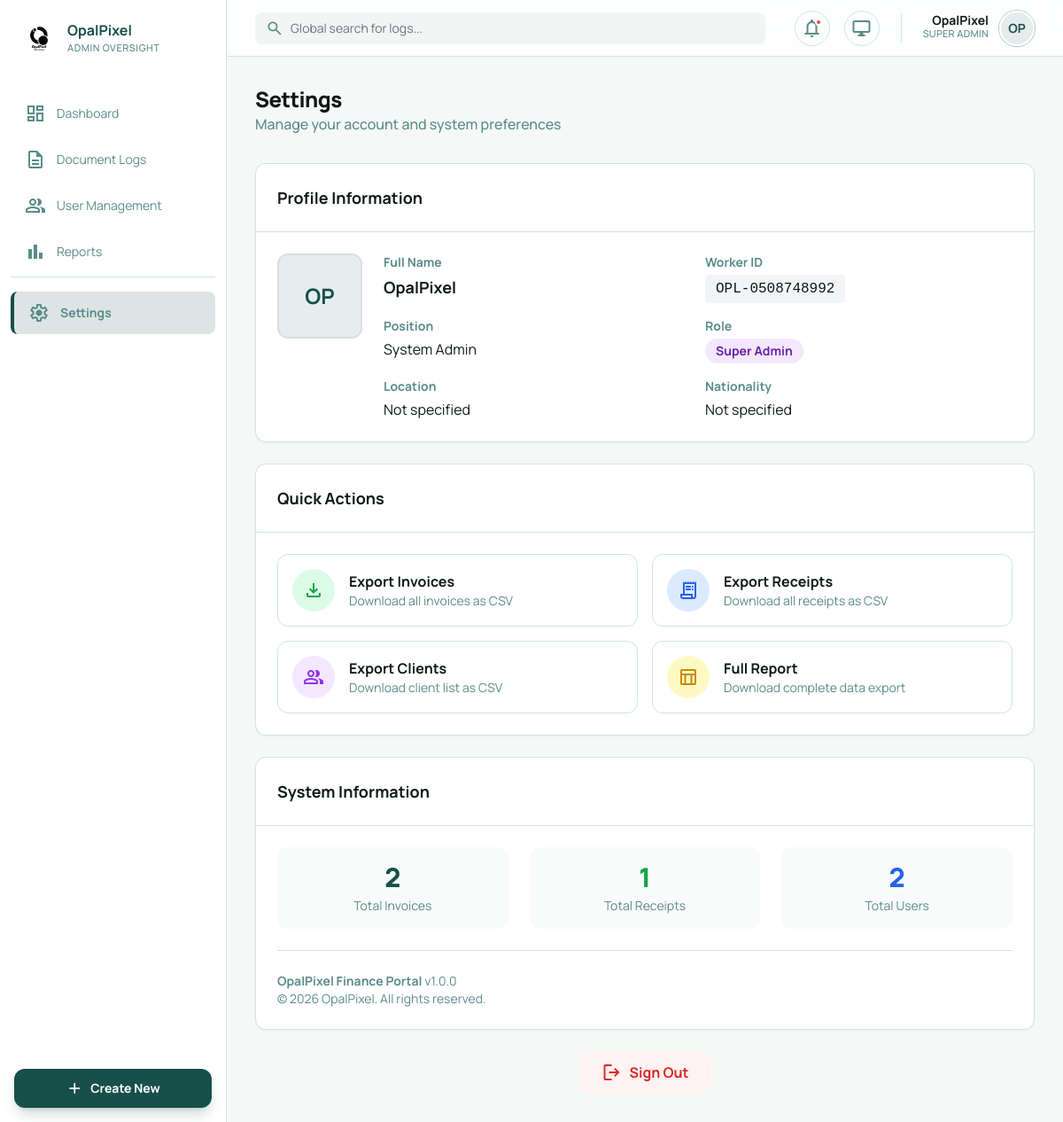
/settings (signed in), run on the app's committed database.
### models.py (models this page shows, shortened)
class User(UserMixin, db.Model):
    id = db.Column(db.Integer, primary_key=True)
    full_name = db.Column(db.String(100), nullable=False)
    worker_id = db.Column(db.String(50), unique=True, nullable=False)
    position = db.Column(db.String(50))
    nationality = db.Column(db.String(80))
    location = db.Column(db.String(150))
    address = db.Column(db.String(255))
    image_path = db.Column(db.String(255))
    role = db.Column(db.String(20), default='worker') # 'admin' or 'worker'
    password_hash = db.Column(db.String(128))

### app.py (the view)
@app.route('/settings')
@login_required
def settings():
    if current_user.role != 'admin':
        return redirect(url_for('worker_dashboard'))
    system_info = {
        'total_invoices': Invoice.query.count(),
        'total_receipts': Receipt.query.count(),
        'total_users': User.query.count()
    }
    return render_template('settings.html', user=current_user, system_info=system_info)

### auth.py (called while the page is built)
@login_manager.user_loader
def load_user(user_id):
    return User.query.get(int(user_id))

### templates/settings.html
{% extends "base_admin.html" %}
{% block content %}
<div class="max-w-4xl mx-auto">
  <div class="mb-8">
    <h2 class="text-2xl font-extrabold tracking-tight">Settings</h2>
    <p class="text-[#5a8c88] font-medium">Manage your account and system preferences</p>
  </div>
  <div class="bg-white dark:bg-[#1a2b2a] rounded-xl border border-[#d3e3e2] dark:border-[#2a3a39] shadow-sm mb-6">
    <div class="p-6 border-b border-[#d3e3e2] dark:border-[#2a3a39]">
      <h3 class="text-lg font-bold">Profile Information</h3>
    </div>
    <div class="p-6">
      <div class="flex items-start gap-6">
        <div class="shrink-0">
          {% if user.image_path %}
          <img src="{{ url_for('static', filename=user.image_path) }}" alt="{{ user.full_name }}" class="size-24 rounded-xl object-cover border-2 border-[#d3e3e2]">
          {% else %}
          <div class="size-24 rounded-xl bg-primary/10 flex items-center justify-center text-primary font-bold text-2xl border-2 border-[#d3e3e2]">
            {{ user.full_name[:2].upper() }}
          </div>
          {% endif %}
        </div>
        <div class="flex-1 grid grid-cols-1 md:grid-cols-2 gap-4">
          <div>
            <label class="block text-sm font-bold text-[#5a8c88] mb-1">Full Name</label>
            <p class="text-lg font-bold">{{ user.full_name }}</p>
          </div>
          <div>
            <label class="block text-sm font-bold text-[#5a8c88] mb-1">Worker ID</label>
            <p class="font-mono bg-gray-100 dark:bg-gray-800 px-3 py-1 rounded inline-block select-all">{{ user.worker_id }}</p>
          </div>
          <div>
            <label class="block text-sm font-bold text-[#5a8c88] mb-1">Position</label>
            <p>{{ user.position or 'Not specified' }}</p>
          </div>
          <div>
            <label class="block text-sm font-bold text-[#5a8c88] mb-1">Role</label>
            <span class="inline-flex items-center gap-1 px-3 py-1 {{ 'bg-purple-100 text-purple-800' if user.role == 'admin' else 'bg-blue-100 text-blue-800' }} text-sm font-bold rounded-full">
              {{ 'Super Admin' if user.role == 'admin' else 'Worker' }}
            </span>
          </div>
          <div>
            <label class="block text-sm font-bold text-[#5a8c88] mb-1">Location</label>
            <p>{{ user.location or 'Not specified' }}</p>
          </div>
          <div>
            <label class="block text-sm font-bold text-[#5a8c88] mb-1">Nationality</label>
            <p>{{ user.nationality or 'Not specified' }}</p>
          </div>
        </div>
      </div>
    </div>
  </div>
  <div class="bg-white dark:bg-[#1a2b2a] rounded-xl border border-[#d3e3e2] dark:border-[#2a3a39] shadow-sm mb-6">
    <div class="p-6 border-b border-[#d3e3e2] dark:border-[#2a3a39]">
      <h3 class="text-lg font-bold">Quick Actions</h3>
    </div>
    <div class="p-6">
      <div class="grid grid-cols-1 md:grid-cols-2 gap-4">
        <a href="{{ url_for('export_invoices_csv') }}" class="flex items-center gap-4 p-4 rounded-xl border border-[#d3e3e2] dark:border-[#2a3a39] hover:border-primary hover:bg-primary/5 transition-all">
          <div class="size-12 rounded-full bg-green-100 flex items-center justify-center">
            <span class="material-symbols-outlined text-green-600">download</span>
          </div>
          <div>
            <p class="font-bold">Export Invoices</p>
            <p class="text-sm text-[#5a8c88]">Download all invoices as CSV</p>
          </div>
        </a>
        <a href="{{ url_for('export_receipts_csv') }}" class="flex items-center gap-4 p-4 rounded-xl border border-[#d3e3e2] dark:border-[#2a3a39] hover:border-primary hover:bg-primary/5 transition-all">
          <div class="size-12 rounded-full bg-blue-100 flex items-center justify-center">
            <span class="material-symbols-outlined text-blue-600">receipt_long</span>
          </div>
          <div>
            <p class="font-bold">Export Receipts</p>
            <p class="text-sm text-[#5a8c88]">Download all receipts as CSV</p>
          </div>
        </a>
        <a href="{{ url_for('export_clients_csv') }}" class="flex items-center gap-4 p-4 rounded-xl border border-[#d3e3e2] dark:border-[#2a3a39] hover:border-primary hover:bg-primary/5 transition-all">
          <div class="size-12 rounded-full bg-purple-100 flex items-center justify-center">
            <span class="material-symbols-outlined text-purple-600">group</span>
          </div>
          <div>
            <p class="font-bold">Export Clients</p>
            <p class="text-sm text-[#5a8c88]">Download client list as CSV</p>
          </div>
        </a>
        <a href="{{ url_for('export_all_csv') }}" class="flex items-center gap-4 p-4 rounded-xl border border-[#d3e3e2] dark:border-[#2a3a39] hover:border-primary hover:bg-primary/5 transition-all">
          <div class="size-12 rounded-full bg-yellow-100 flex items-center justify-center">
            <span class="material-symbols-outlined text-yellow-600">table_chart</span>
          </div>
          <div>
            <p class="font-bold">Full Report</p>
            <p class="text-sm text-[#5a8c88]">Download complete data export</p>
          </div>
        </a>
      </div>
    </div>
  </div>
  <div class="bg-white dark:bg-[#1a2b2a] rounded-xl border border-[#d3e3e2] dark:border-[#2a3a39] shadow-sm">
    <div class="p-6 border-b border-[#d3e3e2] dark:border-[#2a3a39]">
      <h3 class="text-lg font-bold">System Information</h3>
    </div>
    <div class="p-6">
      <div class="grid grid-cols-1 md:grid-cols-3 gap-6">
        <div class="text-center p-4 bg-[#f9fafa] dark:bg-[#233534] rounded-xl">
          <p class="text-3xl font-extrabold text-primary">{{ system_info.total_invoices }}</p>
          <p class="text-sm text-[#5a8c88] mt-1">Total Invoices</p>
        </div>
        <div class="text-center p-4 bg-[#f9fafa] dark:bg-[#233534] rounded-xl">
          <p class="text-3xl font-extrabold text-green-600">{{ system_info.total_receipts }}</p>
          <p class="text-sm text-[#5a8c88] mt-1">Total Receipts</p>
        </div>
        <div class="text-center p-4 bg-[#f9fafa] dark:bg-[#233534] rounded-xl">
          <p class="text-3xl font-extrabold text-blue-600">{{ system_info.total_users }}</p>
          <p class="text-sm text-[#5a8c88] mt-1">Total Users</p>
        </div>
      </div>
      <div class="mt-6 pt-6 border-t border-[#d3e3e2] dark:border-[#2a3a39]">
        <p class="text-sm text-[#5a8c88]">
          <strong>OpalPixel Finance Portal</strong> v1.0.0<br>
          © 2026 OpalPixel. All rights reserved.
        </p>
      </div>
    </div>
  </div>
  <div class="mt-6 text-center">
    <a href="{{ url_for('auth.logout') }}" class="inline-flex items-center gap-2 px-6 py-3 bg-red-50 text-red-600 rounded-xl font-bold hover:bg-red-100 transition-colors">
      <span class="material-symbols-outlined">logout</span>
      Sign Out
    </a>
  </div>
</div>
{% endblock %}

### templates/base_admin.html (shortened to what this page needs)
<!DOCTYPE html>
<html lang="en" class="light">
<head>
  <script src="https://cdn.tailwindcss.com?plugins=forms,container-queries"></script>
  <script id="tailwind-config">
    tailwind.config = {
      darkMode: "class",
      theme: {
        extend: {
          colors: {
            primary: "#174f4a",
            accent: "#F4B393",
            "background-light": "#f6f8f8",
            "background-dark": "#131f1e",
          },
          fontFamily: {
            display: ["Manrope", "sans-serif"],
          },
        },
      },
    };
  </script>
</head>
<body class="bg-background-light dark:bg-background-dark text-[#101918] dark:text-[#f9fbfb] min-h-screen flex overflow-hidden">
  <aside class="w-64 border-r border-[#d3e3e2] dark:border-[#2a3a39] bg-white dark:bg-[#1a2b2a] flex flex-col h-screen shrink-0">
    <div class="p-6 flex items-center gap-3">
      <img src="{{ url_for('static', filename='uploads/Logo opalpixel_1.png') }}" alt="OpalPixel" class="size-10 rounded-xl object-contain">
      <div>
        <h1 class="text-primary dark:text-[#f9fbfb] text-base font-bold leading-none">OpalPixel</h1>
        <p class="text-[#5a8c88] text-[11px] font-medium uppercase tracking-wider mt-1">Admin Oversight</p>
      </div>
    </div>
    <nav class="flex-1 px-3 py-4 space-y-1">
      <a class="flex items-center gap-3 px-4 py-3 rounded-lg text-[#5a8c88] hover:bg-gray-50 dark:hover:bg-[#233534] transition-colors {{ 'active-nav' if request.endpoint == 'dashboard' else '' }}" href="{{ url_for('dashboard') }}">
        <span class="material-symbols-outlined">dashboard</span><span class="text-sm">Dashboard</span>
      </a>
      <a class="flex items-center gap-3 px-4 py-3 rounded-lg text-[#5a8c88] hover:bg-gray-50 dark:hover:bg-[#233534] transition-colors {{ 'active-nav' if request.endpoint == 'document_logs' else '' }}" href="{{ url_for('document_logs') }}">
        <span class="material-symbols-outlined">description</span><span class="text-sm">Document Logs</span>
      </a>
      <a class="flex items-center gap-3 px-4 py-3 rounded-lg text-[#5a8c88] hover:bg-gray-50 dark:hover:bg-[#233534] transition-colors {{ 'active-nav' if request.endpoint == 'user_management' else '' }}" href="{{ url_for('user_management') }}">
        <span class="material-symbols-outlined">group</span><span class="text-sm">User Management</span>
      </a>
      <a class="flex items-center gap-3 px-4 py-3 rounded-lg text-[#5a8c88] hover:bg-gray-50 dark:hover:bg-[#233534] transition-colors {{ 'active-nav' if request.endpoint == 'reports' else '' }}" href="{{ url_for('reports') }}">
        <span class="material-symbols-outlined">bar_chart</span><span class="text-sm">Reports</span>
      </a>
      <div class="pt-4 mt-4 border-t border-[#d3e3e2] dark:border-[#2a3a39]">
        <a class="flex items-center gap-3 px-4 py-3 rounded-lg text-[#5a8c88] hover:bg-gray-50 dark:hover:bg-[#233534] transition-colors {{ 'active-nav' if request.endpoint == 'settings' else '' }}" href="{{ url_for('settings') }}">
          <span class="material-symbols-outlined">settings</span><span class="text-sm">Settings</span>
        </a>
      </div>
    </nav>
    <div class="p-4 mt-auto">
      <button onclick="document.getElementById('createModal').classList.remove('hidden')" class="w-full bg-primary text-white py-3 rounded-xl font-bold text-sm flex items-center justify-center gap-2 shadow-lg shadow-primary/20 hover:bg-primary/90 transition-colors">
        <span class="material-symbols-outlined text-[20px]">add</span>
        Create New
      </button>
    </div>
  </aside>
  <main class="flex-1 flex flex-col overflow-hidden h-screen">
    <header class="h-16 border-b border-[#d3e3e2] dark:border-[#2a3a39] bg-white/80 dark:bg-[#1a2b2a]/80 backdrop-blur-md px-8 flex items-center justify-between z-10">
      <div class="flex items-center gap-4 flex-1 max-w-xl">
        <div class="relative w-full">
          <span class="material-symbols-outlined absolute left-3 top-1/2 -translate-y-1/2 text-[#5a8c88] text-[20px]">search</span>
          <input class="w-full bg-[#f1f5f4] dark:bg-[#233534] border-none rounded-lg pl-10 pr-4 py-2 text-sm focus:ring-2 focus:ring-primary/20" placeholder="Global search for logs..." type="text" />
        </div>
      </div>
      <div class="flex items-center gap-4">
        <button class="size-10 rounded-full border border-[#d3e3e2] dark:border-[#2a3a39] flex items-center justify-center text-[#5a8c88] relative hover:bg-gray-50 transition-colors">
          <span class="material-symbols-outlined">notifications</span>
          <span class="absolute top-2 right-2 size-2 bg-red-500 rounded-full border-2 border-white dark:border-[#1a2b2a]"></span>
        </button>
        <button class="size-10 rounded-full border border-[#d3e3e2] dark:border-[#2a3a39] flex items-center justify-center text-[#5a8c88] hover:bg-gray-50 transition-colors">
          <span class="material-symbols-outlined">desktop_windows</span>
        </button>
        <div class="flex items-center gap-3">
          <div class="text-right hidden sm:block">
            <p class="text-sm font-bold leading-none">{{ user.full_name }}</p>
            <p class="text-[11px] text-[#5a8c88] font-medium uppercase tracking-wide">{{ 'SUPER ADMIN' if user.role == 'admin' else user.position or 'Staff' }}</p>
          </div>
          <div class="relative group">
            {% if user.image_path %}
            <img src="{{ url_for('static', filename=user.image_path) }}" alt="{{ user.full_name }}" class="size-10 rounded-full object-cover border-2 border-white shadow-sm ring-1 ring-primary/30">
            {% else %}
            <div class="size-10 rounded-full bg-primary/10 border-2 border-white shadow-sm ring-1 ring-primary/30 flex items-center justify-center text-primary font-bold text-sm">
              {{ user.full_name[:2].upper() }}
            </div>
            {% endif %}
          </div>
        </div>
      </div>
    </header>
    <div id="dashboardContent" class="flex-1 overflow-y-auto p-8 custom-scrollbar dashboard-scroll">
      {% block content %}{% endblock %}
    </div>
  </main>
</body>
</html>

### templates/base_admin.html (style rules this page uses)
body { font-family: 'Manrope', sans-serif; }
.material-symbols-outlined { font-variation-settings: 'FILL' 0, 'wght' 400, 'GRAD' 0, 'opsz' 24; }
.active-nav { background-color: rgba(23, 79, 74, 0.15); border-left: 4px solid #174f4a; color: #174f4a; font-weight: 700; }
.dashboard-scroll { max-height: calc(100vh - 64px); }

### data on the page
User: full_name "OpalPixel", role "SUPER ADMIN", full_name "OP", worker_id "OPL-0508748992", position "System Admin", role "Super Admin", location "Not specified", nationality "Not specified"

### other printed values
{{ system_info.total_invoices }} "2"
{{ system_info.total_receipts }} "1"
{{ system_info.total_users }} "2"
